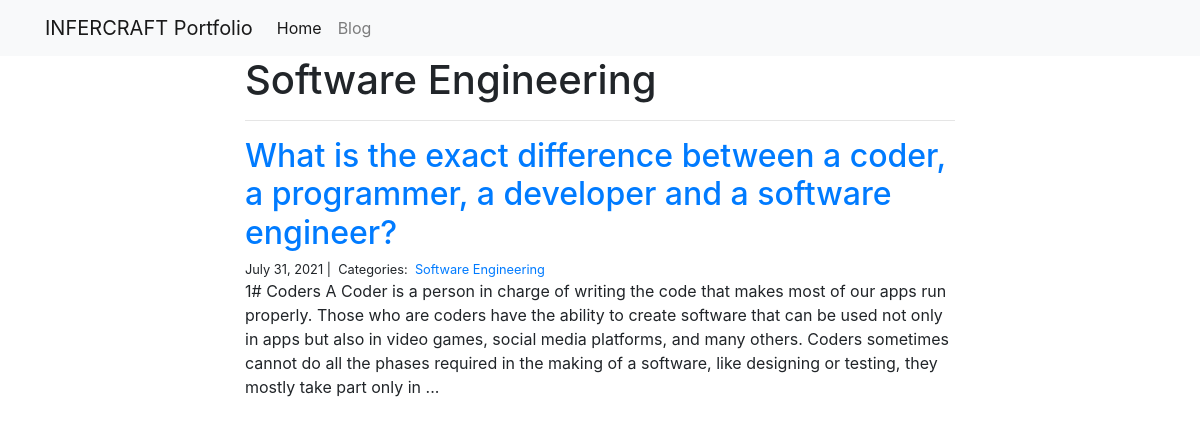
/blog/Software Engineering/, run on the app's committed database.
### blog/models.py (models this page shows)
class Category(models.Model):
    name=models.CharField(max_length=20)

class Post(models.Model):
    title=models.CharField(max_length=255)
    body=models.TextField()
    created_on=models.DateTimeField(auto_now_add=True)
    last_modified=models.DateTimeField(auto_now=True)
    categories=models.ManyToManyField('Category',related_name='posts')

### blog/views.py (the view)
# urls.py: path("<category>/",views.blog_category, name="blog_category"),
def blog_category(request,category):
    posts=Post.objects.filter(categories__name__contains=category).order_by('-created_on')
    context={
        "category":category,
        "posts":posts
    }
    return render(request,"blog_category.html",context)

### blog/templates/blog_category.html
{% extends "base.html"%}
{% block page_content %}
<div class="col-md-8 offset-md-2">
  <h1>{{ category | title }}</h1>
  <hr>
   {% for post in posts%}
    <h2><a href="{% url 'blog_detail' post.pk %}"> {{ post.title }}</a></h2>
    <small>
        {{ post.created_on.date}} |&nbsp;
        Categories:&nbsp;
        {% for category in post.categories.all%}
        <a href="{% url 'blog_category' category.name %}">
         {{ category.name }}
        </a>&nbsp;
     {% endfor %}
    </small>
     <p>{{ post.body | slice:":400" }}... </p>
    {% endfor %}
</div>
{% endblock %}

### data on the page
Category: name "Software Engineering"
Post: title "What is the exact difference between a coder, a programmer, a developer and a software engineer?", created_on "July 31, 2021", body "1# Coders A Coder is a person in charge of writing the code that makes most of our apps run properly. Those who are coders have the ability to create software that can be used not only in apps but also in video games, social media platforms, and many others. Coders sometimes cannot do all the phases required in the making of a software, like designing or testing, they mostly take part only in"
